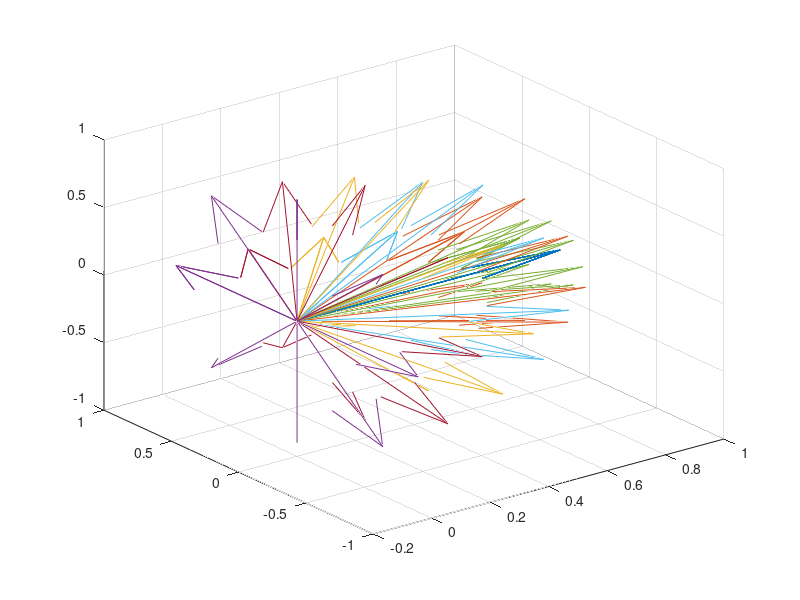

Reproduce this figure in MATLAB.
function rotation_axis_visualizationplot
for theta=0:45:360
    pause(3)
    for phi=0:15:90
    
		
        x=sind(phi)*cosd(theta);
        y=sind(phi)*sind(theta);
        z=cosd(phi);
        rot_vec=[x,y,z];
      
        quiver3(0,0,0,z,x,y)
		hold on
    end
end

end 